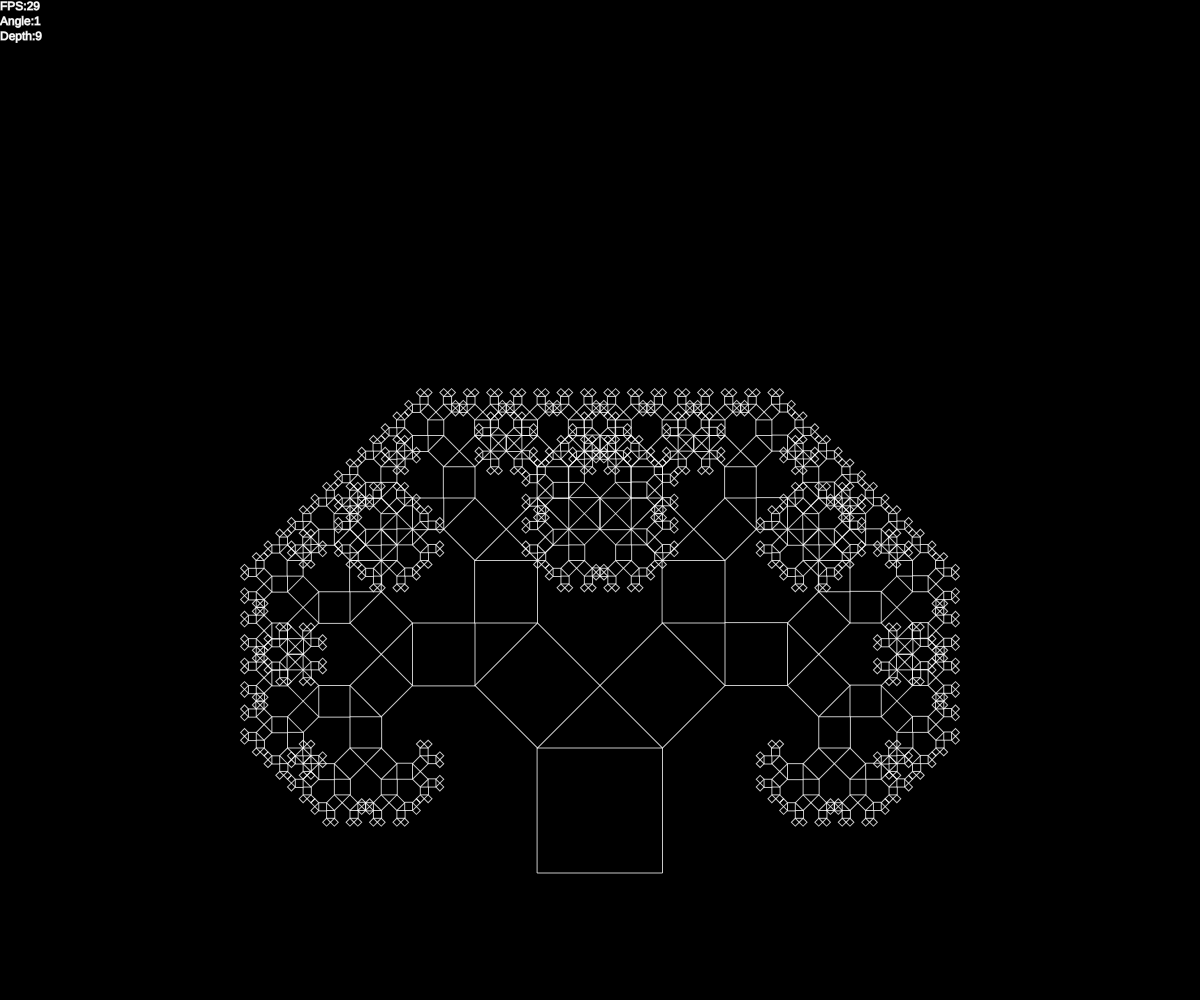
Frame 1 (no input)
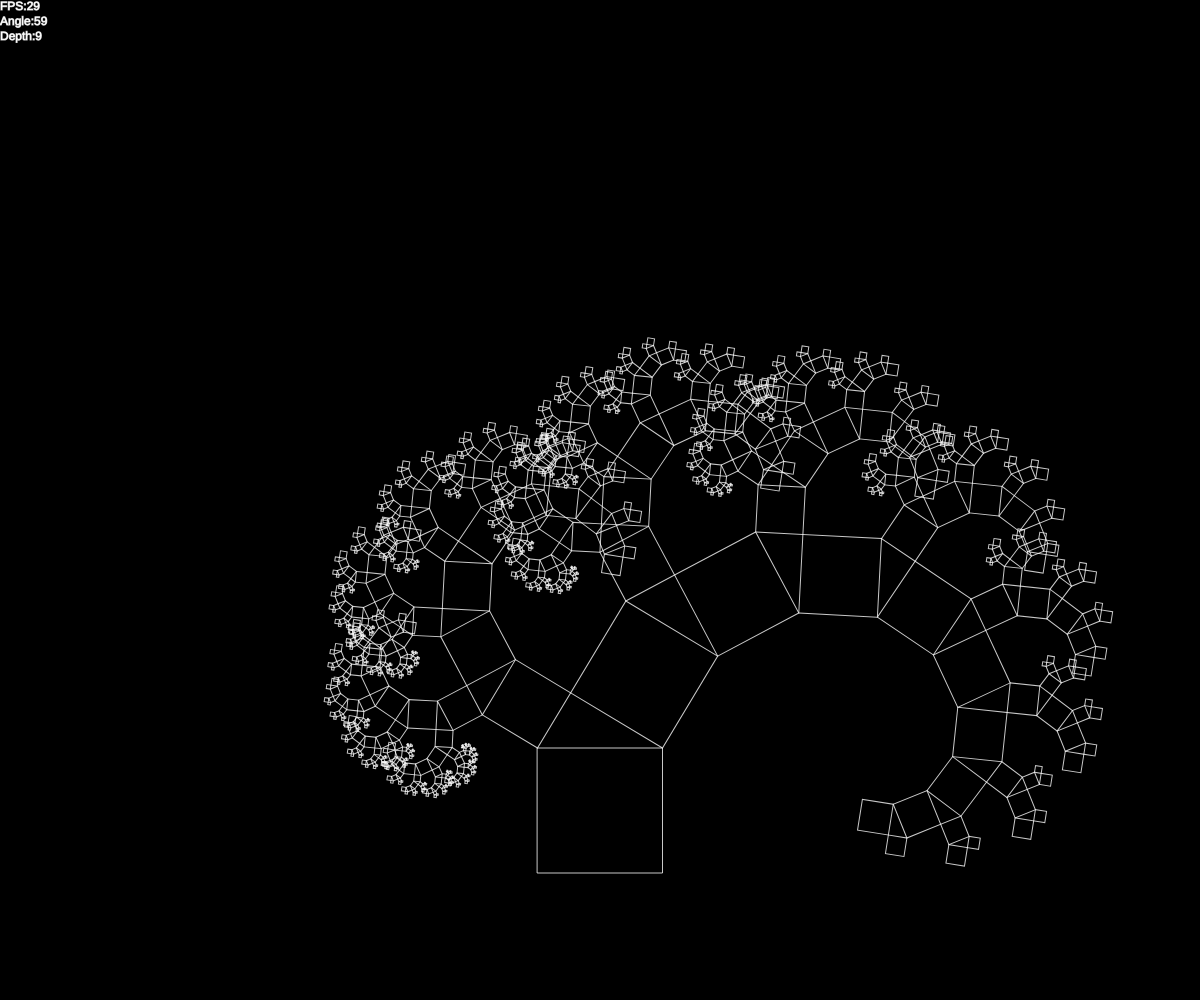
Frame 60 (no input)
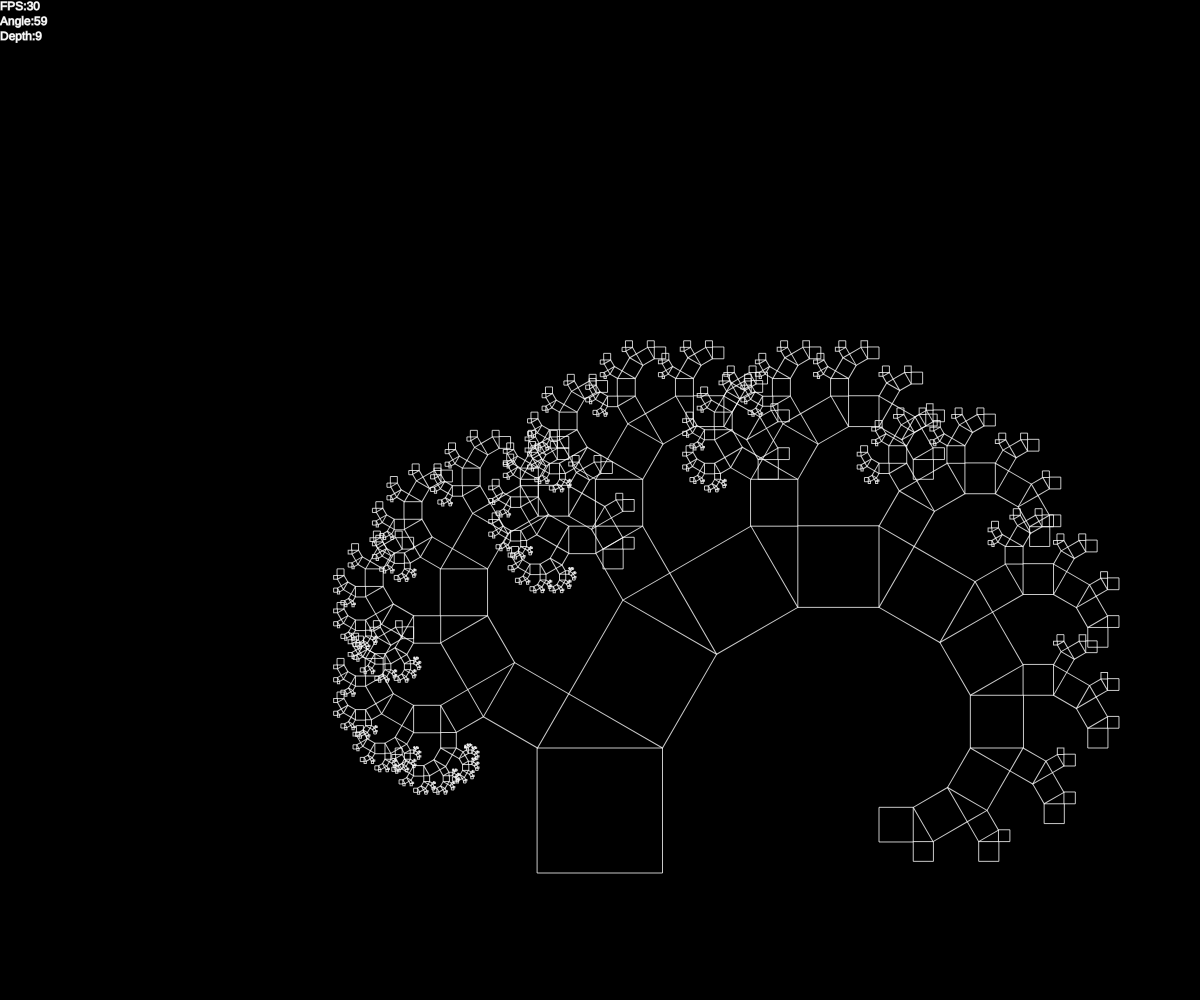
Frame 120 (the mouse pressed at the canvas centre since frame 60)

The p5.js sketch that drew these frames (run headless with seeded random() and noise() and a simulated clock; from frame 60 on, the mouse is pressed at the canvas centre):

// p5.js sketch
// ── sketch.js
let tree;
let input, button, playStopBtn;

let angInp, depInp, sizeInp;

function setup() {
    createCanvas(window.innerWidth, window.innerHeight);
    frameRate(30);

    stroke(255, 200);

    let size = min (height/8, width/8);
    tree = new PythagorasTree(width/2 - size/2, height - size*2 - 2, 9, QUARTER_PI, size);

    angInp = createInput(tree.getAngle());
    depInp = createInput(tree.getDepth());
    sizeInp = createInput(tree.getSize());

    createP('Manual settings:')
        .attribute('align', 'center')
        .child(createDiv('Set angle:  ')
            .attribute('align', 'left')
            .child(angInp)
            .child(createButton('Set')
                .mousePressed(setAngleFunc)))
        .child(createDiv('Set depth:  ')
            .attribute('align', 'left')
            .child(depInp)
            .child(createButton('Set')
                .mousePressed(setDepthFunc)))
        .child(createDiv('Set start height:  ')
            .attribute('align', 'left')
            .child(sizeInp)
            .child(createButton('Set')
                .mousePressed(setSizeFunc)));
}

let isPlay = true;

function draw() {
    background(0);

    tree.show();

    if (isPlay)
        tree.setAngle(radians(frameCount % 90));

    /* Show info */
    fill(255);
    text('FPS:' + int(getFrameRate()), 0, 10);
    text('Angle:' + tree.getAngle(), 0, 25);
    text('Depth:' + tree.getDepth(), 0, 40);
}

function mousePressed() {
    if (mouseY < height) {
        isPlay = !isPlay;
        isPlay ? loop() : noLoop();
    }
}

function setAngleFunc() {
    const newAngle = angInp.value();
    if (newAngle < 90 && newAngle > 0) {
        noLoop();
        isPlay = false;
        tree.setAngle(radians(newAngle));

        redraw();
    }
}

function setDepthFunc() {
    const newDepth = depInp.value();
    if (newDepth > 0 && newDepth < 15) {
        tree.setDepth(newDepth);

        if (!isPlay) {
            redraw();
        }
    }
}

function setSizeFunc() {
    const newSize = sizeInp.value();
    if (newSize > 0 && newSize < height) {
        tree.setSize(newSize);

        if (!isPlay) {
            redraw();
        }
    }
}

// ── PythagorasTree.js
class trigonometricValues {
    constructor(angle) {
        this.changeAngle(angle);
    }

    changeAngle(angle) {
        this.c = Math.cos(angle);
        this.s = Math.sin(angle);
        this.cs = this.c * this.s;
        this.cSqr = Math.pow(this.c, 2);
        this.sSqr = Math.pow(this.s, 2);
    }
}
let tv = new trigonometricValues(0);

class Box {
    constructor(x, y, size) {
        this.x = x;
        this.y = y;
        this.size = size;
    }

    show() {
        noFill();
        square(0, 0, this.size);
    }
}

class Branch {
    constructor(root, depth, angle) {
        this.root = root;
        this.depth = depth;
        this.angle = angle;

        if (this.depth > 0) {
            this.leftBranch = new Branch(
                new Box(
                    0,
                    -this.root.size * tv.c,
                    this.root.size * tv.c
                ),
                depth - 1,
                angle
            );

            this.rightBranch = new Branch(
                new Box(
                    this.root.size * (tv.cSqr + tv.cs),
                    -this.root.size * (tv.sSqr + tv.cs),
                    this.root.size * tv.s
                ),
                depth - 1,
                angle
            );
        }
    }

    show() {
        this.root.show();
        if (this.depth > 0) {
            push();
            rotate(-this.angle);
            translate(this.leftBranch.root.x, this.leftBranch.root.y);
            this.leftBranch.show();
            pop();

            push();
            translate(this.rightBranch.root.x, this.rightBranch.root.y);
            rotate(HALF_PI - this.angle);
            this.rightBranch.show();
            pop();
        }
    }
}

class PythagorasTree {
    constructor(x, y, depth = 10, angle = QUARTER_PI, size = height / 6) {
        this.x = x;
        this.y = y;

        this.size = size;
        this.angle = angle;
        this.depth = depth;

        tv.changeAngle(this.angle);
        this.recreate();
    }

    recreate() {
        this.root = new Branch(
            new Box(0, 0, this.size),
            this.depth,
            this.angle
        );
    }

    setAngle(angle) {
        tv.changeAngle(angle);

        this.angle = angle;
        this.recreate();
    }

    setSize(size) {
        this.size = size;
        this.recreate();
    }

    setDepth(depth) {
        this.depth = depth;
        this.recreate();
    }

    getAngle() {
        return int(degrees(this.angle));
    }

    getSize() {
        return this.size;
    }

    getDepth() {
        return this.depth;
    }

    show() {
        push();
        translate(this.x, this.y);
        this.root.show();
        pop();
    }
}

// ── tree.html
<!DOCTYPE html>
<html lang="en">
<head>
    <script src="../../lib/p5.min.js"></script>
    <script src="../../lib/p5.dom.min.js"></script>
    <link rel="stylesheet" type="text/css" href="../../style.css">
    <meta charset="UTF-8">
    <title>Pyhtagoras Tree</title>
</head>
<body>
    <script src="sketch.js"></script>
    <script src="PythagorasTree.js"></script>
</body>
</html>
